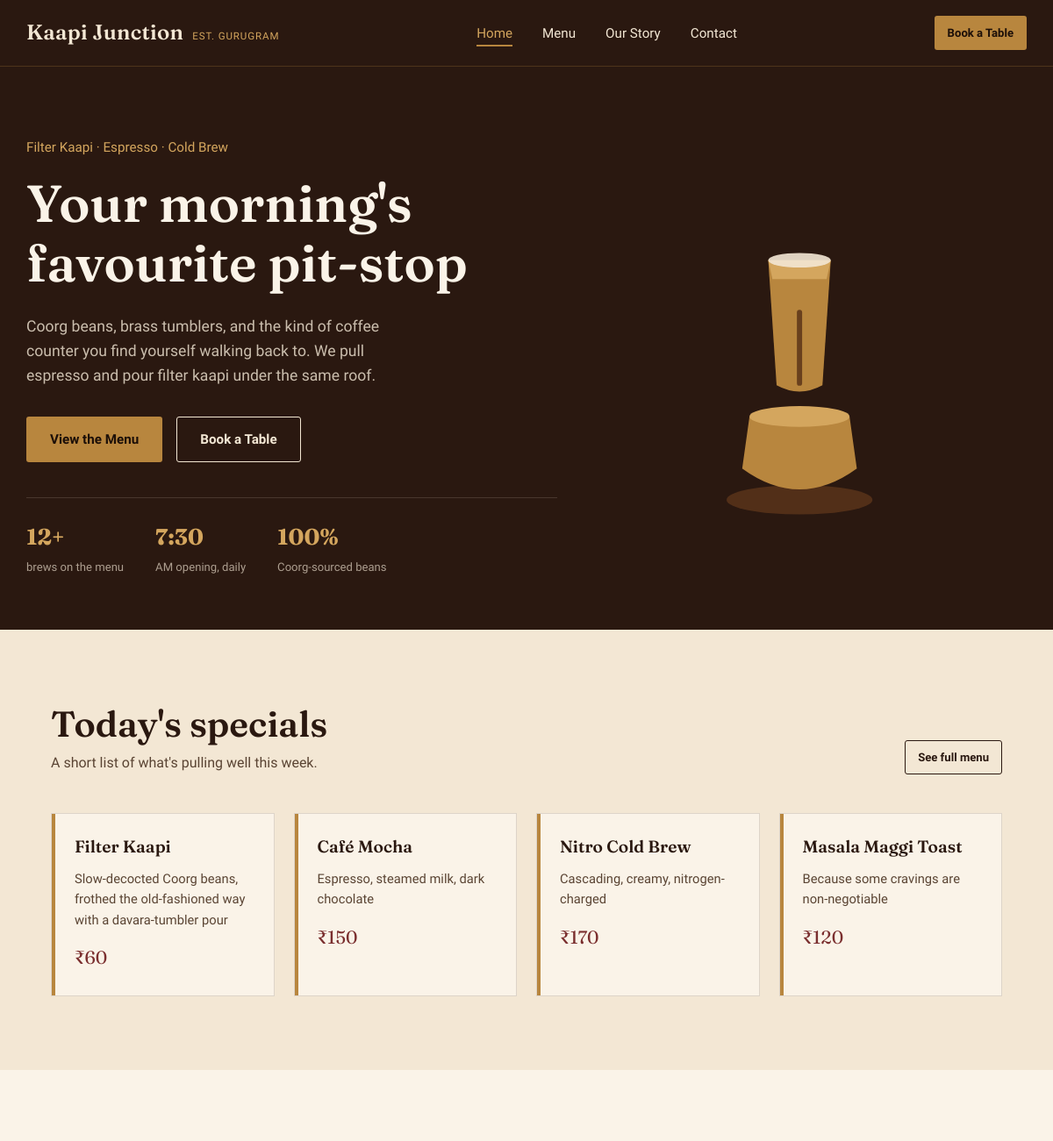
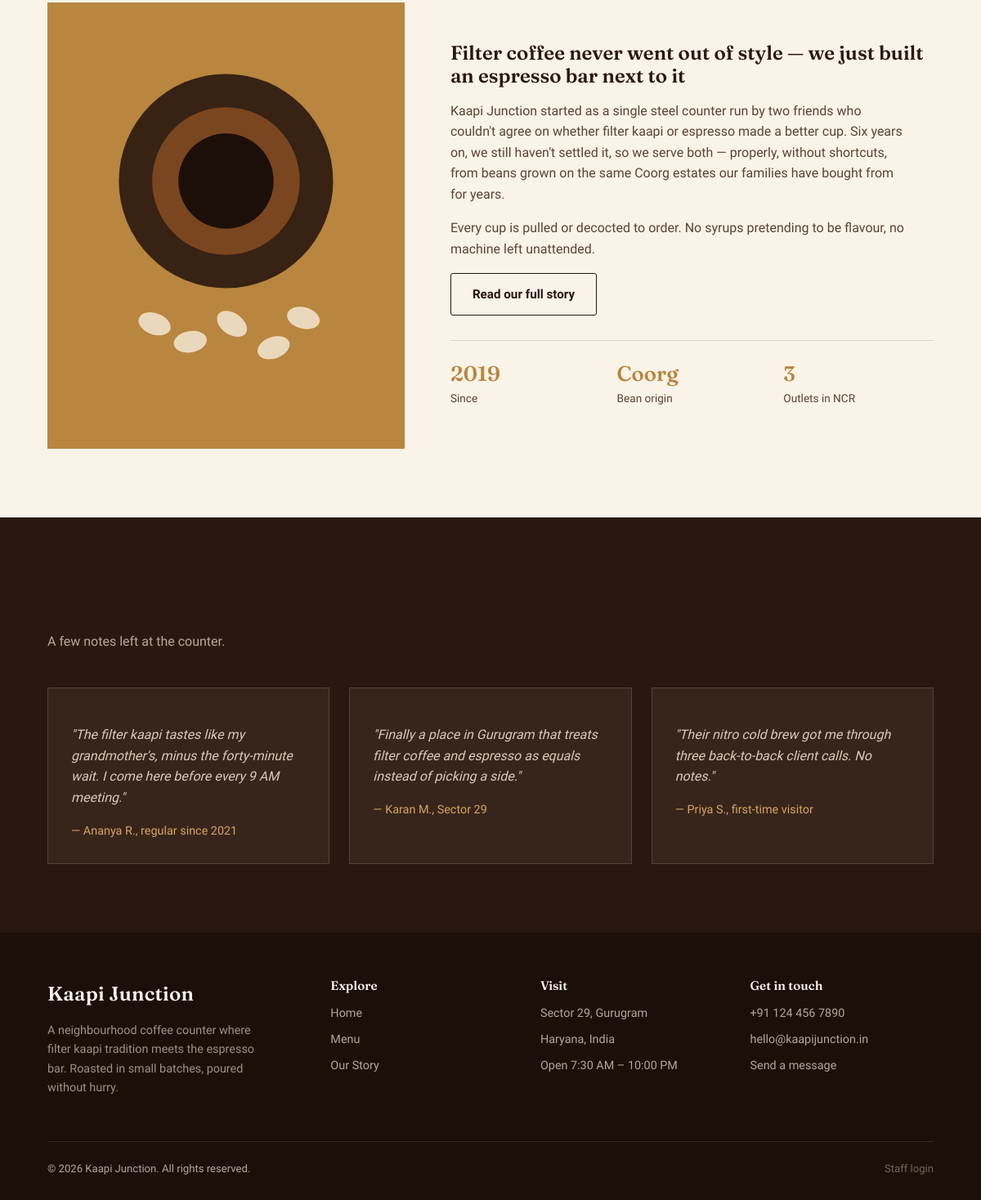
The page / on the database its author committed (2 pictures, top to bottom).
### app.py (models this page shows, shortened)
class MenuItem(db.Model):
    id = db.Column(db.Integer, primary_key=True)
    name = db.Column(db.String(120), nullable=False)
    description = db.Column(db.String(300), default="")
    price = db.Column(db.Float, nullable=False)
    category = db.Column(db.String(60), nullable=False)  # Filter Kaapi / Espresso / Cold Brew / Bakes & Bites
    is_special = db.Column(db.Boolean, default=False)
    is_available = db.Column(db.Boolean, default=True)
    sort_order = db.Column(db.Integer, default=0)

### app.py (the view)
@app.route("/")
def home():
    specials = MenuItem.query.filter_by(is_special=True, is_available=True).limit(4).all()
    log("GET /  (home page viewed)")
    return render_template("index.html", specials=specials)

### app.py (called while the page is built)
def log(msg):
    print(f"[{datetime.now().strftime('%H:%M:%S')}] {msg}")

### templates/index.html (shortened to what this page needs)
{% extends "base.html" %}
{% block content %}
<section class="hero">
  <div class="container hero-inner">
    <div>
      <div class="hero-eyebrow">Filter Kaapi · Espresso · Cold Brew</div>
      <h1>Your morning's favourite pit-stop</h1>
      <p class="hero-lede">Coorg beans, brass tumblers, and the kind of coffee counter you find yourself walking back to. We pull espresso and pour filter kaapi under the same roof.</p>
      <div class="hero-actions">
        <a href="{{ url_for('menu') }}" class="btn btn-primary">View the Menu</a>
        <a href="{{ url_for('contact') }}" class="btn btn-outline">Book a Table</a>
      </div>
      <div class="hero-stats">
        <div><strong>12+</strong><span>brews on the menu</span></div>
        <div><strong>7:30</strong><span>AM opening, daily</span></div>
        <div><strong>100%</strong><span>Coorg-sourced beans</span></div>
      </div>
    </div>
    <div class="hero-art">
      <div class="pour-wrap">
      </div>
    </div>
  </div>
</section>
<section class="section">
  <div class="container">
    <div class="section-head">
      <div>
        <h2>Today's specials</h2>
        <p>A short list of what's pulling well this week.</p>
      </div>
      <a href="{{ url_for('menu') }}" class="btn btn-outline-dark btn-small">See full menu</a>
    </div>
    {% if specials %}
    <div class="specials-grid">
      {% for item in specials %}
      <div class="special-card">
        <h3>{{ item.name }}</h3>
        <p class="desc">{{ item.description }}</p>
        <span class="special-price">₹{{ "%.0f"|format(item.price) }}</span>
      </div>
      {% endfor %}
    </div>
    {% else %}
    <p class="empty-state">Specials are being updated — the full menu is always brewing.</p>
    {% endif %}
  </div>
</section>
<section class="section section-alt">
  <div class="container story-split">
    <div class="story-visual">
    </div>
    <div class="story-copy">
      <h2>Filter coffee never went out of style — we just built an espresso bar next to it</h2>
      <p>Kaapi Junction started as a single steel counter run by two friends who couldn't agree on whether filter kaapi or espresso made a better cup. Six years on, we still haven't settled it, so we serve both — properly, without shortcuts, from beans grown on the same Coorg estates our families have bought from for years.</p>
      <p>Every cup is pulled or decocted to order. No syrups pretending to be flavour, no machine left unattended.</p>
      <a href="{{ url_for('about') }}" class="btn btn-outline-dark">Read our full story</a>
      <div class="story-values">
        <div><h4>2019</h4><span>Since</span></div>
        <div><h4>Coorg</h4><span>Bean origin</span></div>
        <div><h4>3</h4><span>Outlets in NCR</span></div>
      </div>
    </div>
  </div>
</section>
<section class="section section-dark">
  <div class="container">
    <div class="section-head">
      <div>
        <h2>What regulars say</h2>
        <p>A few notes left at the counter.</p>
      </div>
    </div>
    <div class="testimonial-grid">
      <div class="testimonial-card">
        <p>"The filter kaapi tastes like my grandmother's, minus the forty-minute wait. I come here before every 9 AM meeting."</p>
        <div class="testimonial-name">— Ananya R., regular since 2021</div>
      </div>
      <div class="testimonial-card">
        <p>"Finally a place in Gurugram that treats filter coffee and espresso as equals instead of picking a side."</p>
        <div class="testimonial-name">— Karan M., Sector 29</div>
      </div>
      <div class="testimonial-card">
        <p>"Their nitro cold brew got me through three back-to-back client calls. No notes."</p>
        <div class="testimonial-name">— Priya S., first-time visitor</div>
      </div>
    </div>
  </div>
</section>
{% endblock %}

### rows shown on the page
MenuItem: name "Filter Kaapi", description "Slow-decocted Coorg beans, frothed the old-fashioned way with a davara-tumbler pour", price "60"
MenuItem: name "Café Mocha", description "Espresso, steamed milk, dark chocolate", price "150"
MenuItem: name "Nitro Cold Brew", description "Cascading, creamy, nitrogen-charged", price "170"
MenuItem: name "Masala Maggi Toast", description "Because some cravings are non-negotiable", price "120"

### other values the page prints
{{ 2026 }} "2026"
